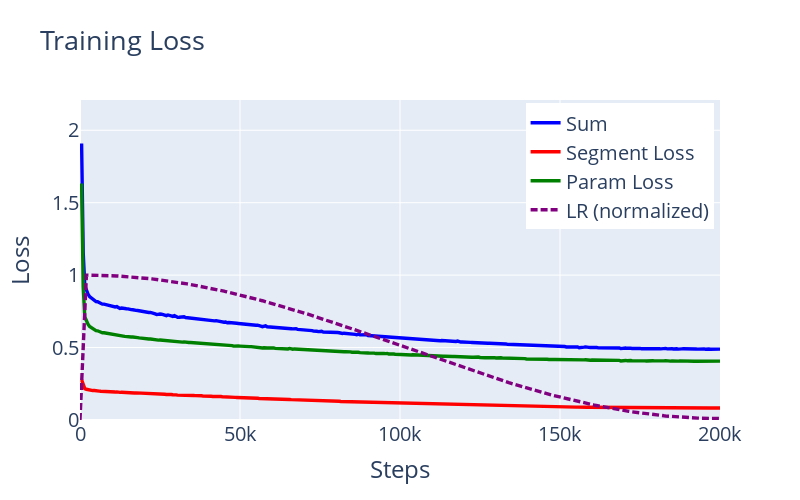

Notebook code cell kept with this figure:
### Code cell
import pickle
with open("saves/HPC_model.pt_loss_history.pkl", 'rb') as f:
    loss_history = pickle.load(f)


print(loss_history[0])
loss_history = [{'step': 0, 'losses': {'total': None, 'segment': None, 'param': None}, 'lr': 0}] + loss_history
save_pkl(loss_history, "HPC_loss.pkl")

fig = plot_loss("HPC_loss.pkl", detailed=True, plot_lr=True, title="Training Loss")
fig.show()
plot_loss("HPC_model.pkl", detailed=True, plot_lr=True, title="Training Loss", width=300, height=500)

### Figure 1 — Plotly figure (JSON) as saved in the notebook; plotly's stock layout.template omitted (floating-point values rounded to 4 significant figures; data arrays with more than 128 entries replaced by an {"elided": "..."} marker saying what was removed)
{"data": [{"line": {"color": "blue", "width": 3.4}, "mode": "lines", "name": "Sum", "type": "scatter", "x": {"elided": "400 int values"}, "y": {"elided": "400 float values"}}, {"line": {"color": "red", "width": 3.4}, "mode": "lines", "name": "Segment Loss", "type": "scatter", "x": {"elided": "400 int values"}, "y": {"elided": "400 float values"}}, {"line": {"color": "green", "width": 3.4}, "mode": "lines", "name": "Param Loss", "type": "scatter", "x": {"elided": "400 int values"}, "y": {"elided": "400 float values"}}, {"line": {"color": "purple", "dash": "7px 3px", "width": 3.4}, "mode": "lines", "name": "LR (normalized)", "type": "scatter", "x": {"elided": "401 int values"}, "y": {"elided": "401 float values"}}], "layout": {"font": {"size": 20}, "height": 500, "hovermode": "x unified", "legend": {"font": {"size": 20}, "x": 0.99, "xanchor": "right", "y": 0.99, "yanchor": "top"}, "title": {"font": {"size": 27}, "text": "Training Loss"}, "width": 800, "xaxis": {"title": {"text": "Steps"}}, "yaxis": {"range": [0, 2.209], "title": {"text": "Loss"}}}}
